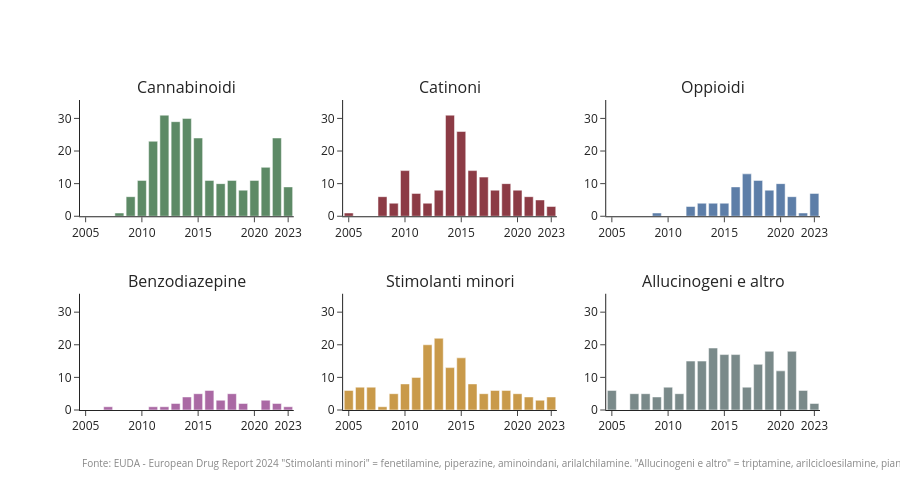

The cell this chart's notebook holds for it:
### Code cell
import pandas as pd
from plotly.subplots import make_subplots
import plotly.graph_objects as go

df_raw = pd.read_csv("sostanze.csv")

gruppi = {
    "Cannabinoidi": ["Cannabinoids"],
    "Catinoni": ["Cathinones"],
    "Oppioidi": ["Opioids"],
    "Benzodiazepine": ["Benzodiazepines"],
    "Stimolanti minori": ["Phenethylamines", "Piperazines", "Aminoindanes", "Arylalkylamines"],
    "Allucinogeni e altro": ["Tryptamines", "Arylcyclohexylamines", "Plants and extracts", "Other substances"],
}

df = pd.DataFrame({"anno": df_raw["Year"]})
for nome_gruppo, colonne in gruppi.items():
    df[nome_gruppo] = df_raw[colonne].sum(axis=1)

categorie = list(gruppi.keys())
y_max = df[categorie].values.max() * 1.15  # stessa scala Y per tutti i pannelli

colori = {
    "Cannabinoidi": "#5d8a66",          # verde desaturato
    "Catinoni": "#8c3b45",              # bordeaux desaturato
    "Oppioidi": "#5d7ea8",              # blu desaturato
    "Benzodiazepine": "#AA69A4",        # viola desaturato
    "Stimolanti minori": "#c99a4a",     # ocra desaturato
    "Allucinogeni e altro": "#7a8a8a",  # grigio-verde desaturato
}


fig = make_subplots(
    rows=2, cols=3,
    subplot_titles=categorie,
    shared_yaxes=False,  # ogni pannello mostra i propri numeri sull'asse Y
)

posizioni = [(1, 1), (1, 2), (1, 3), (2, 1), (2, 2), (2, 3)]

for categoria, (riga, colonna) in zip(categorie, posizioni):
    fig.add_trace(
        go.Bar(
            x=df["anno"], y=df[categoria],
            marker_color=colori[categoria],
            showlegend=False,
        ),
        row=riga, col=colonna,
    )

fig.update_yaxes(range=[0, y_max], showticklabels=True, tick0=0, dtick=10)
fig.update_xaxes(
    tickvals=[2005, 2010, 2015, 2020, 2023],
    type="category",
    showticklabels=True,
)

fig.update_layout(
    template="simple_white",
    height=500,
    margin=dict(b=90),
)

fig.add_annotation(
    text=("Fonte: EUDA - European Drug Report 2024 "
          "\"Stimolanti minori\" = fenetilamine, piperazine, aminoindani, arilalchilamine. "
          "\"Allucinogeni e altro\" = triptamine, arilcicloesilamine, piante/estratti, altre sostanze."),
    xref="paper", yref="paper",
    x=0, y=-0.20,
    showarrow=False,
    font=dict(size=10, color="#888888"),
    align="left",
)

fig.show()

### Figure 1 — Plotly figure (JSON) as saved in the notebook; plotly's stock layout.template omitted (floating-point values rounded to 4 significant figures)
{"data": [{"marker": {"color": "#5d8a66"}, "showlegend": false, "type": "bar", "x": [2005, 2006, 2007, 2008, 2009, 2010, 2011, 2012, 2013, 2014, 2015, 2016, 2017, 2018, 2019, 2020, 2021, 2022, 2023], "xaxis": "x", "y": [0, 0, 0, 1, 6, 11, 23, 31, 29, 30, 24, 11, 10, 11, 8, 11, 15, 24, 9], "yaxis": "y"}, {"marker": {"color": "#8c3b45"}, "showlegend": false, "type": "bar", "x": [2005, 2006, 2007, 2008, 2009, 2010, 2011, 2012, 2013, 2014, 2015, 2016, 2017, 2018, 2019, 2020, 2021, 2022, 2023], "xaxis": "x2", "y": [1, 0, 0, 6, 4, 14, 7, 4, 8, 31, 26, 14, 12, 8, 10, 8, 6, 5, 3], "yaxis": "y2"}, {"marker": {"color": "#5d7ea8"}, "showlegend": false, "type": "bar", "x": [2005, 2006, 2007, 2008, 2009, 2010, 2011, 2012, 2013, 2014, 2015, 2016, 2017, 2018, 2019, 2020, 2021, 2022, 2023], "xaxis": "x3", "y": [0, 0, 0, 0, 1, 0, 0, 3, 4, 4, 4, 9, 13, 11, 8, 10, 6, 1, 7], "yaxis": "y3"}, {"marker": {"color": "#AA69A4"}, "showlegend": false, "type": "bar", "x": [2005, 2006, 2007, 2008, 2009, 2010, 2011, 2012, 2013, 2014, 2015, 2016, 2017, 2018, 2019, 2020, 2021, 2022, 2023], "xaxis": "x4", "y": [0, 0, 1, 0, 0, 0, 1, 1, 2, 4, 5, 6, 3, 5, 2, 0, 3, 2, 1], "yaxis": "y4"}, {"marker": {"color": "#c99a4a"}, "showlegend": false, "type": "bar", "x": [2005, 2006, 2007, 2008, 2009, 2010, 2011, 2012, 2013, 2014, 2015, 2016, 2017, 2018, 2019, 2020, 2021, 2022, 2023], "xaxis": "x5", "y": [6, 7, 7, 1, 5, 8, 10, 20, 22, 13, 16, 8, 5, 6, 6, 5, 4, 3, 4], "yaxis": "y5"}, {"marker": {"color": "#7a8a8a"}, "showlegend": false, "type": "bar", "x": [2005, 2006, 2007, 2008, 2009, 2010, 2011, 2012, 2013, 2014, 2015, 2016, 2017, 2018, 2019, 2020, 2021, 2022, 2023], "xaxis": "x6", "y": [6, 0, 5, 5, 4, 7, 5, 15, 15, 19, 17, 17, 7, 14, 18, 12, 18, 6, 2], "yaxis": "y6"}], "layout": {"annotations": [{"font": {"size": 16}, "showarrow": false, "text": "Cannabinoidi", "x": 0.1444, "xanchor": "center", "xref": "paper", "y": 1, "yanchor": "bottom", "yref": "paper"}, {"font": {"size": 16}, "showarrow": false, "text": "Catinoni", "x": 0.5, "xanchor": "center", "xref": "paper", "y": 1, "yanchor": "bottom", "yref": "paper"}, {"font": {"size": 16}, "showarrow": false, "text": "Oppioidi", "x": 0.8556, "xanchor": "center", "xref": "paper", "y": 1, "yanchor": "bottom", "yref": "paper"}, {"font": {"size": 16}, "showarrow": false, "text": "Benzodiazepine", "x": 0.1444, "xanchor": "center", "xref": "paper", "y": 0.375, "yanchor": "bottom", "yref": "paper"}, {"font": {"size": 16}, "showarrow": false, "text": "Stimolanti minori", "x": 0.5, "xanchor": "center", "xref": "paper", "y": 0.375, "yanchor": "bottom", "yref": "paper"}, {"font": {"size": 16}, "showarrow": false, "text": "Allucinogeni e altro", "x": 0.8556, "xanchor": "center", "xref": "paper", "y": 0.375, "yanchor": "bottom", "yref": "paper"}, {"align": "left", "font": {"color": "#888888", "size": 10}, "showarrow": false, "text": "Fonte: EUDA - European Drug Report 2024 \"Stimolanti minori\" = fenetilamine, piperazine, aminoindani, arilalchilamine. \"Allucinogeni e altro\" = triptamine, arilcicloesilamine, piante/estratti, altre sostanze.", "x": 0, "xref": "paper", "y": -0.2, "yref": "paper"}], "height": 500, "margin": {"b": 90}, "xaxis": {"anchor": "y", "domain": [0, 0.2889], "showticklabels": true, "tickvals": [2005, 2010, 2015, 2020, 2023], "type": "category"}, "xaxis2": {"anchor": "y2", "domain": [0.3556, 0.6444], "showticklabels": true, "tickvals": [2005, 2010, 2015, 2020, 2023], "type": "category"}, "xaxis3": {"anchor": "y3", "domain": [0.7111, 1], "showticklabels": true, "tickvals": [2005, 2010, 2015, 2020, 2023], "type": "category"}, "xaxis4": {"anchor": "y4", "domain": [0, 0.2889], "showticklabels": true, "tickvals": [2005, 2010, 2015, 2020, 2023], "type": "category"}, "xaxis5": {"anchor": "y5", "domain": [0.3556, 0.6444], "showticklabels": true, "tickvals": [2005, 2010, 2015, 2020, 2023], "type": "category"}, "xaxis6": {"anchor": "y6", "domain": [0.7111, 1], "showticklabels": true, "tickvals": [2005, 2010, 2015, 2020, 2023], "type": "category"}, "yaxis": {"anchor": "x", "domain": [0.625, 1], "dtick": 10, "range": [0, 35.65], "showticklabels": true, "tick0": 0}, "yaxis2": {"anchor": "x2", "domain": [0.625, 1], "dtick": 10, "range": [0, 35.65], "showticklabels": true, "tick0": 0}, "yaxis3": {"anchor": "x3", "domain": [0.625, 1], "dtick": 10, "range": [0, 35.65], "showticklabels": true, "tick0": 0}, "yaxis4": {"anchor": "x4", "domain": [0, 0.375], "dtick": 10, "range": [0, 35.65], "showticklabels": true, "tick0": 0}, "yaxis5": {"anchor": "x5", "domain": [0, 0.375], "dtick": 10, "range": [0, 35.65], "showticklabels": true, "tick0": 0}, "yaxis6": {"anchor": "x6", "domain": [0, 0.375], "dtick": 10, "range": [0, 35.65], "showticklabels": true, "tick0": 0}}}
